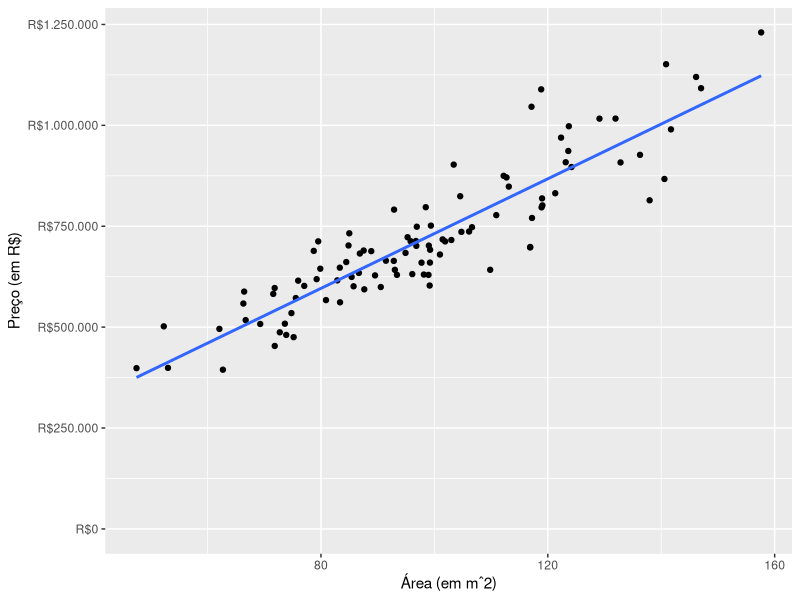
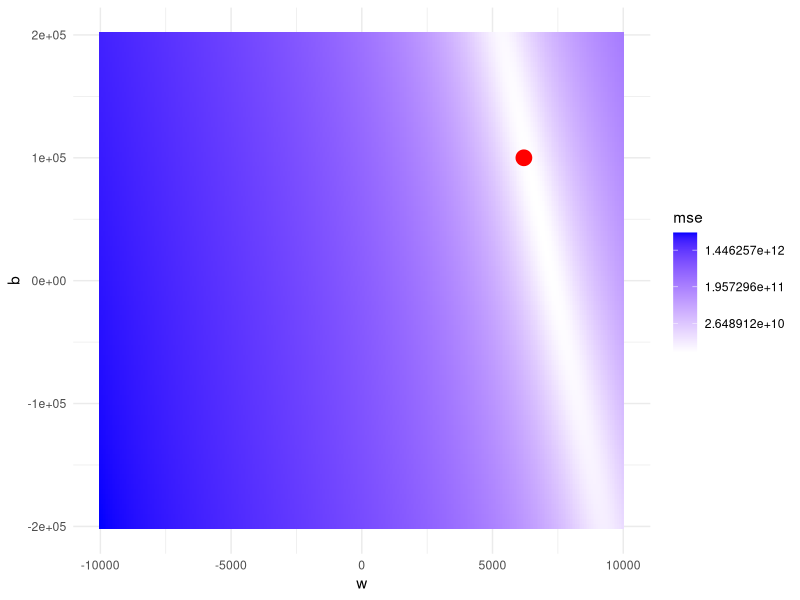
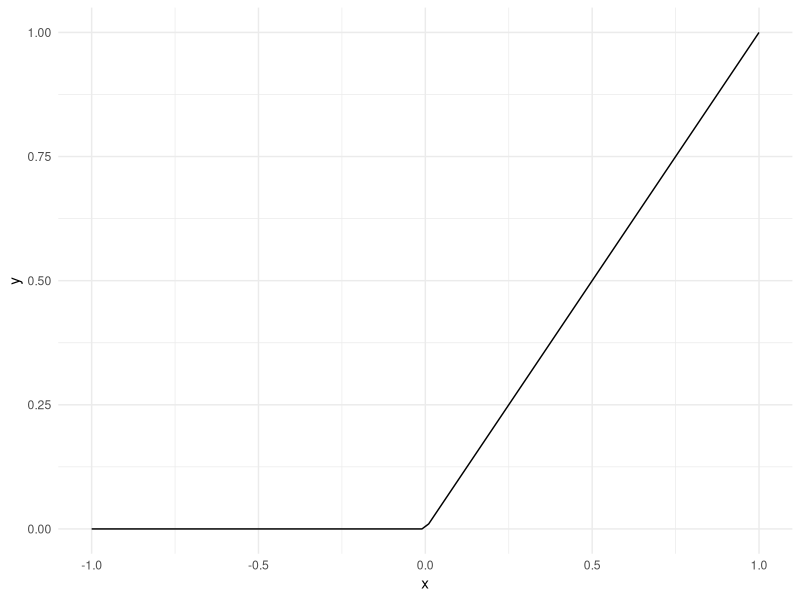

Reproduce these figures in R, in order.
## ---- chunk 1
knitr::opts_chunk$set(eval = TRUE, echo = FALSE, 
                      dpi = 96, fig.height = 4.7, 
                      fig.width = 10, fig.retina = 3)
library(tidyverse)
## ---- chunk 2
df <- tibble(
  m2 = rgamma(n = 100, scale = 5, shape = 20),
  preco = 100000 + (6200 + rnorm(n = 100, sd = 800)) * m2 
)

ggplot(df, aes(x = m2, y = preco)) +
  geom_point() +
  coord_cartesian(ylim = c(0, NA)) +
  scale_y_continuous(
    name = "Preço (em R$)",
    labels = scales::dollar_format(prefix = "R$", big.mark = ".", decimal.mark = ",")
    
    ) +
  scale_x_continuous(name = "Área (em mˆ2)") +
  geom_smooth(method = "lm", se = FALSE, formula = y ~ x)
## ---- chunk 3
mse <- function(w, b) {
  mean((df$preco - (df$m2*w + b))^2)
}

expand.grid(
  w = seq(from = -10000, to = 10000, length.out = 300),
  b = seq(from = -200000, to = 200000, length.out = 100)
) %>% 
  rowwise() %>% 
  mutate(mse = mse(w, b)) %>% 
  ggplot(aes(x = w, y = b, fill = mse)) +
  geom_bin2d(stat = "identity") +
  scale_fill_gradient(high = "blue", low = "white", trans = "log") +
  theme_minimal() +
  geom_point(
    data = data.frame(w = 6200, b = 100000),
    aes(x = w, y = b, fill = NULL),
    color = "red",
    size = 5
  )
## ---- chunk 4
tibble(
  x = seq(-1, 1, length.out = 100),
  y = pmax(0, x)
) %>% 
  ggplot(aes(x = x, y = y)) +
  geom_line() +
  theme_minimal()
